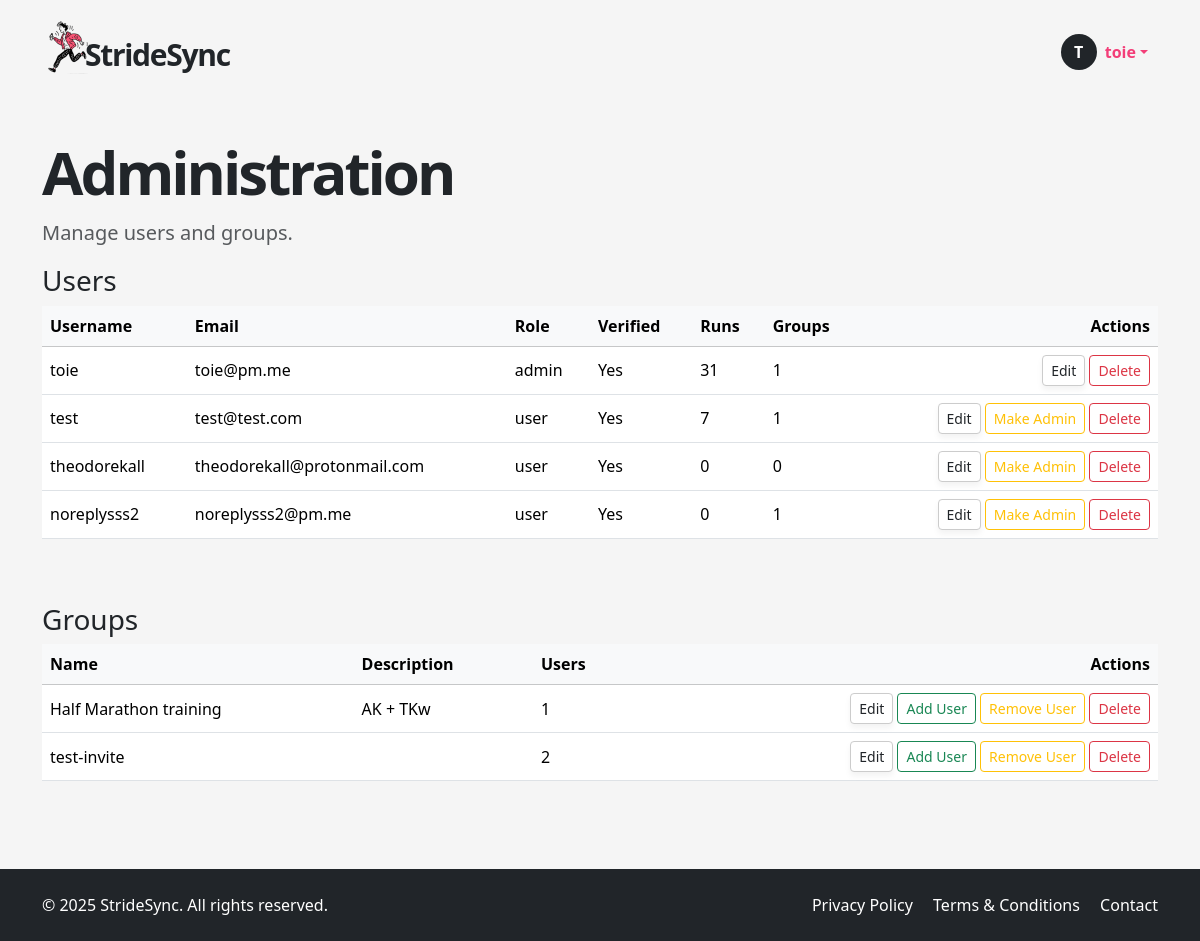
Page /admin (signed in) on the earlier database version.
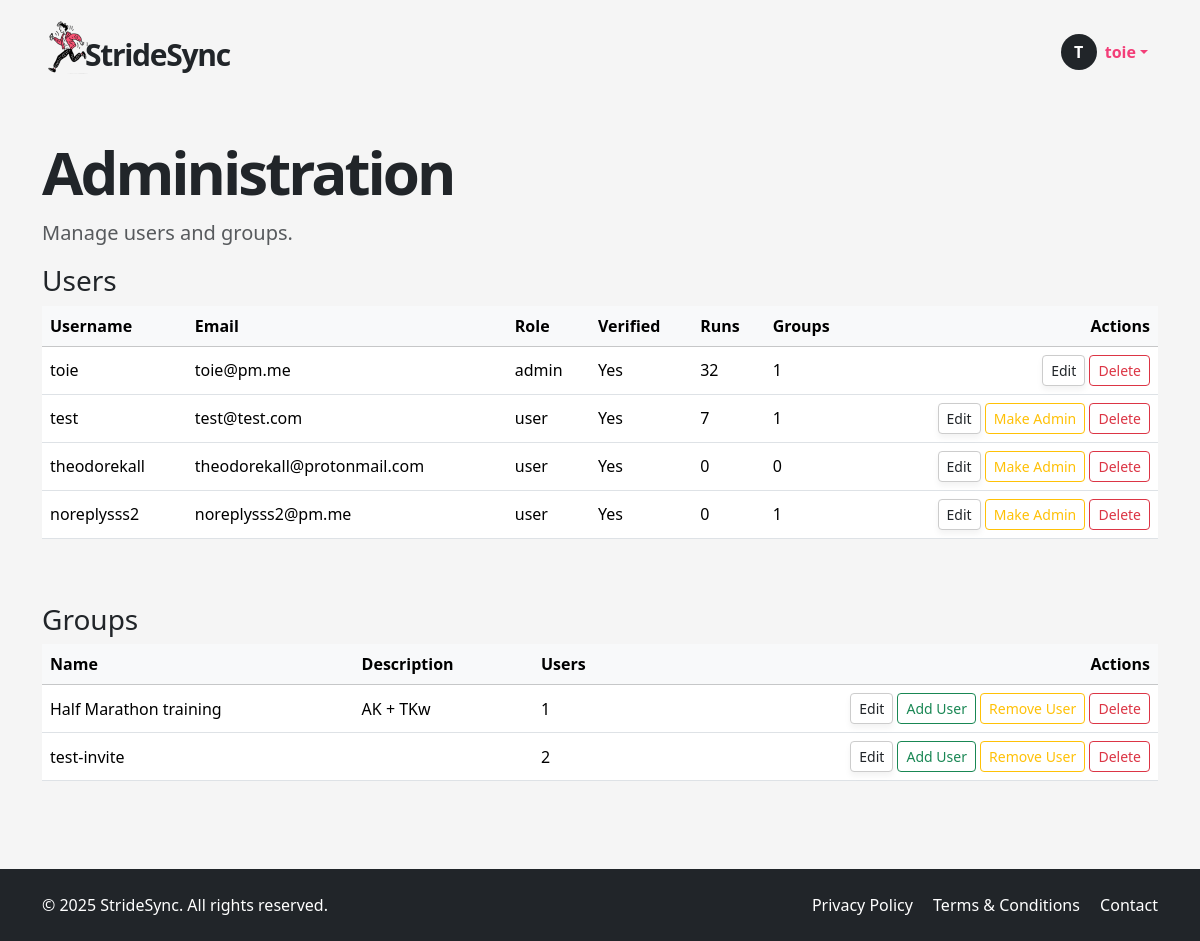
Same page on the later database version.
### app/models.py (models this page shows, shortened)
class User(UserMixin, db.Model):
    __tablename__ = "users"
    id = sa.Column(sa.Integer, primary_key=True)
    email = sa.Column(sa.String(120), unique=True, nullable=False, index=True)
    password_hash = sa.Column(sa.String(256))
    username = sa.Column(sa.String(64), unique=True, nullable=False, index=True)
    role = sa.Column(sa.Enum(UserRole), default=UserRole.USER, nullable=False)
    is_verified = sa.Column(sa.Boolean, default=False)
    verification_token = sa.Column(sa.String(128), nullable=False, default=lambda: secrets.token_urlsafe(32))
    unit_preference = Column(String(2), default='km')  # 'km' or 'mi'
    notify_group_activity = Column(Boolean, default=True)
    is_public_profile = Column(Boolean, default=False)
    reset_token = db.Column(db.String, nullable=True)
    reset_token_expiry = db.Column(db.DateTime, nullable=True)
    runs = so.relationship("Run", back_populates="user", cascade="all, delete-orphan")
    groups = so.relationship("Group", secondary=user_groups, back_populates="members")
    admin_of_groups = so.relationship("Group", secondary=group_admins, back_populates="admins")

### app/routes.py (the view)
@app.route('/admin')
@login_required
def admin_panel():
    if current_user.role != UserRole.ADMIN:
        abort(403)
    users = db.session.scalars(sa.select(User)).all()
    groups = db.session.scalars(sa.select(Group)).all()
    user_stats = {
        user.id: {
            "num_runs": len(user.runs),
            "num_groups": len(user.groups)
        }
        for user in users
    }
    group_stats = {
        group.id: {
            "num_users": len(group.members)
        }
        for group in groups
    }
    return render_template(
        "admin.html",
        users=users,
        groups=groups,
        user_stats=user_stats,
        group_stats=group_stats,
        UserRole=UserRole
    )

### app/models.py (called while the page is built)
@login.user_loader
def load_user(id):
    return db.session.get(User, int(id))

### app/templates/admin.html (shortened to what the changed rows need)
{% extends "base.html" %}
{% block content %}
<div class="container py-5">
  <h1 class="display-5 fw-bold hero-title mb-3">Administration</h1>
  <div class="mb-5">
    <div class="table-responsive">
      <table class="table table-hover align-middle">
        <thead class="table-light">
          <tr>
            <th class="text-nowrap">Username</th>
            <th class="text-nowrap">Email</th>
            <th class="text-nowrap">Role</th>
            <th class="text-nowrap">Verified</th>
            <th class="text-nowrap">Runs</th>
            <th class="text-nowrap">Groups</th>
            <th class="text-end text-nowrap">Actions</th>
          </tr>
        </thead>
        <tbody>
          {% for user in users %}
          <tr>
            <td>{{ user.username }}</td>
            <td>{{ user.email }}</td>
            <td>{{ user.role.value }}</td>
            <td>{{ 'Yes' if user.is_verified else 'No' }}</td>
            <td>{{ user_stats[user.id].num_runs }}</td>
            <td>{{ user_stats[user.id].num_groups }}</td>
            <td class="text-end text-nowrap">
              <button class="btn btn-sm btn-soft"
                      data-bs-toggle="modal"
                      data-bs-target="#editUserModal"
                      onclick="prepareEditUser({{ user.id }}, '{{ user.username }}', '{{ user.email }}')">Edit</button>
              <button class="btn btn-sm btn-outline-danger"
                      data-bs-toggle="modal"
                      data-bs-target="#deleteUserModal"
                      onclick="prepareDeleteUser({{ user.id }}, '{{ user.username }}')">Delete</button>
            </td>
          </tr>
          {% endfor %}
        </tbody>
      </table>
    </div>
  </div>
  <div>
    <div class="table-responsive">
      <table class="table table-hover align-middle">
        <thead class="table-light">
          <tr>
            <th class="text-nowrap">Name</th>
            <th class="text-nowrap">Description</th>
            <th class="text-nowrap">Users</th>
            <th class="text-end text-nowrap">Actions</th>
          </tr>
        </thead>
      </table>
    </div>
  </div>
</div>
{% endblock %}

### app/templates/base.html (shortened to what this page needs)
<!DOCTYPE html>
<html lang="en">
<head>
  <link href="https://cdn.jsdelivr.net/npm/bootstrap@5.3.6/dist/css/bootstrap.min.css" rel="stylesheet">
  <link href="https://cdn.jsdelivr.net/npm/bootstrap-icons@1.10.5/font/bootstrap-icons.css" rel="stylesheet">
  <link rel="stylesheet" href="{{ url_for('static', filename='style.css') }}">
</head>
<body>
  <header>
    <nav class="navbar">
      <div class="container d-flex justify-content-between align-items-center py-2">
        <a href="/index" class="text-decoration-none logo-container d-flex align-items-center">
          <img src="{{ url_for('static', filename='img/icon.png') }}" width="50px" style="margin-right: -15px !important;" alt="StrideSync logo">
          <p class="logo mb-0 ms-2">StrideSync</p>
        </a>
        <ul class="navbar-nav flex-row align-items-center mb-0 menubox">
          {% if current_user.is_anonymous %}
            <li class="nav-item">
              <a class="btn btn-dark px-4" href="{{ url_for('login') }}">LOGIN</a>
            </li>
          {% else %}
            <li class="nav-item dropdown">
              <a class="nav-link dropdown-toggle d-flex align-items-center" href="#" id="userDropdown" role="button" data-bs-toggle="dropdown" aria-expanded="false">
                <div class="avatar-circle bg-dark text-white rounded-circle d-flex justify-content-center align-items-center me-2" style="width: 36px; height: 36px; font-weight: bold;">
                  {{ current_user.username[0]|upper }}
                </div>
                <span class="fw-semibold text-truncate d-inline-block username-truncate" title="{{ current_user.username }}">
                  {{ current_user.username }}
                </span>
              </a>
            </li>
          {% endif %}
        </ul>
      </div>
    </nav>
  </header>
  <main>
    {% block content %}{% endblock %}
  </main>
  <footer class="bg-dark text-white py-4">
    <div class="container d-flex flex-column flex-md-row justify-content-between align-items-center">
      <div class="mb-2 mb-md-0">
        &copy; 2025 StrideSync. All rights reserved.
      </div>
      <div>
        <a href="/privacy" class="text-white text-decoration-none me-3">Privacy Policy</a>
        <a href="/terms" class="text-white text-decoration-none me-3">Terms & Conditions</a>
        <a href="/contact" class="text-white text-decoration-none">Contact</a>
      </div>
    </div>
  </footer>
</body>
</html>

Differences in the rows shown:
changed User "toie": user_stats "31" → "32"
